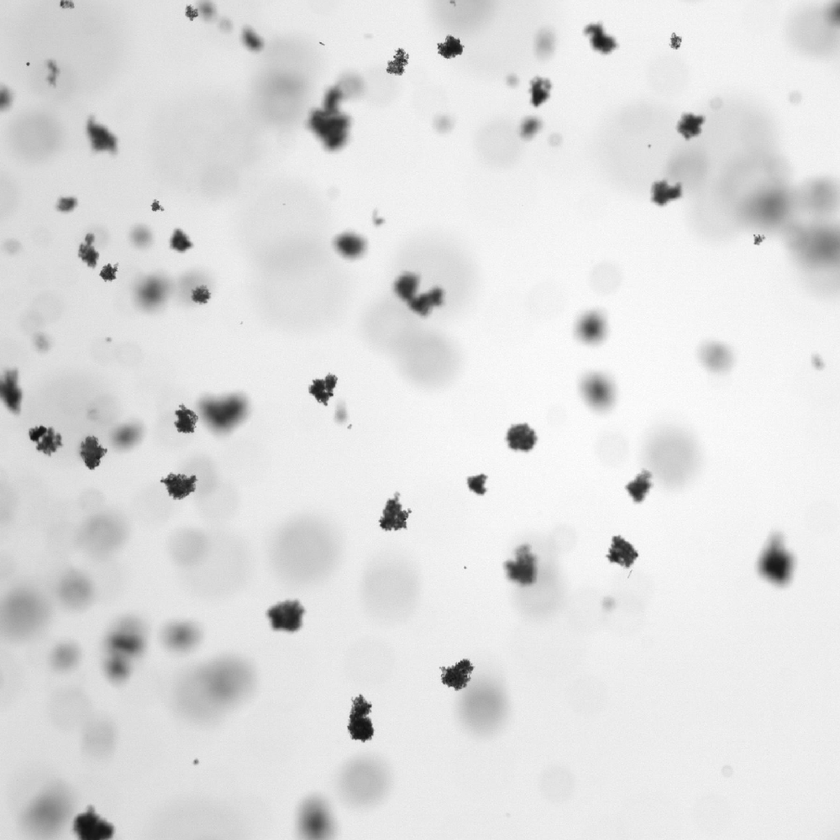
#> input picture safas/data/brightmudflocs.png, 840 x 840 px, shrunk from 1000 x 1000 before the run
$ python imfilter.py   (older library calls are emulated)
#> lines starting #> are read from the running program, lines starting #| are printed output that depends on the picture; after the words box and inside, x2 and y2 are one past the last pixel; in counts of white or black regions, pixels touching at a corner belong together
### safas/data/__init__.py
"""
Load test images.

Note: this is the same loader mechanism used by scikit-image
See: https://github.com/scikit-image/scikit-image/blob/main/skimage/data/__init__.py
"""

# [4 lines of commented-out code are left out]
import pandas as pd

import os
data_dir = os.path.abspath(os.path.dirname(__file__))

__all__ = ['mudflocs']


def _load(f, as_gray=False):
    """Load an image file located in the data directory.

    Args:
        f (str):         File name.
        as_gray (bool):  optional, True if conversion of the image to grayscale is needed.

    Returns:
        (ndarray):       Image loaded from ``safas.data_dir``.
    """
    # importing io is quite slow since it scans all the backends
    # we lazy import it here
    from skimage.io import imread
    return imread(os.path.join(data_dir, f), plugin='pil', as_gray=as_gray)


# [29 lines left out: functions noisy, mudflocs, clayflocs, not called in this run]


def brightmudflocs():
    """fetches brightmudflocs image.

    Returns:
        Gray-level "clayflocs" image. Example image of clay flocs in settling colum.
        Brighter light source w. mean approx. 225 on uint8 scale.
        camera : (1000, 1000, 3) uint8 ndarray
        brightmudflocs image.
    """
    return _load("brightmudflocs.png")
#> in _load, returned value is the input picture: shape (840, 840, 3); min 17, max 255, mean 222.9


# [30 lines left out: functions clearfloc, noisyfloc, por_flocs, not called in this run]

### safas/filters/imfilters_module.py
# -*- coding: utf-8 -*-
"""

filter components that can be used in signal chain

"""

import cv2
from skimage.measure import regionprops
import numpy as np

from safas import data

import matplotlib.pyplot as plt
import matplotlib
matplotlib.use("Qt5Agg")


def focus_filter(labels, img, edge_thresh=30, edge_dist=2, **kwargs):
    """ remove out of focus flocs by combining labels and gradient images """
    grad = cal_grad_img(img, edge_thresh=edge_thresh)
    labels = perim_filter(labels, grad, edge_dist=edge_dist)

    return labels


def perim_filter(labels, grad, edge_dist=5, show=False, **kwargs):
    """ remove out of focus flocs by combining labels and gradient images
    """
    perim = np.zeros_like(labels, dtype=np.uint8)
    perim[labels > 0] = 255
    kernel = np.ones((edge_dist, edge_dist), np.uint8)
    erosion = perim.copy()
    erosion = cv2.erode(erosion, kernel, iterations=1)
    perim -= erosion

    # convet to bool for & operation
    perimb = perim > 0
    gradb = grad > 0

    fmask = perimb & gradb

    # erode flood mask to remove marginally focused
    kernel = np.ones((1, 1), np.uint8)
    fmask_er = fmask.astype(np.uint8).copy() * 255
    fmask_er = cv2.morphologyEx(fmask_er, cv2.MORPH_OPEN, kernel)

    P = regionprops(labels)
    out = np.zeros_like(labels, np.uint8)

    for p in P:
        xy = p.coords
        if fmask_er[xy[:, 0], xy[:, 1]].any():
            out[xy[:, 0], xy[:, 1]] = p.label

    if show:
        f, ax = plt.subplots(1, 3)
        ax[0].imshow(perimb)
        ax[1].imshow(fmask)
        ax[2].imshow(out)

    return out


def cal_grad_img(img, edge_thresh=30):
    # calculate the gradient image
    scale = 1
    delta = 0
    ddepth = cv2.CV_16S

    grad_x = cv2.Sobel(img, ddepth, 1, 0, ksize=3, scale=scale, delta=delta, borderType=cv2.BORDER_DEFAULT)
    grad_y = cv2.Sobel(img, ddepth, 0, 1, ksize=3, scale=scale, delta=delta, borderType=cv2.BORDER_DEFAULT)
    abs_grad_x = cv2.convertScaleAbs(grad_x)
    abs_grad_y = cv2.convertScaleAbs(grad_y)

    grad = cv2.addWeighted(abs_grad_x, 0.5, abs_grad_y, 0.5, 0)
    N, filt = cv2.threshold(grad, edge_thresh, 255, cv2.THRESH_BINARY)
    return filt


def clearedge_filter(labels):
    """ clear objects touching edge """
    x = np.arange(0, labels.shape[1])
    y = np.arange(0, labels.shape[0])

    # values on the edges, these objects will be filled
    vals = np.array(labels[y[0], x])
    vals = np.append(vals, labels[y, x[0]])
    vals = np.append(vals, labels[y, x[-1]])
    vals = np.append(vals, labels[y[-1], x])

    for v in np.unique(vals):
        labels[np.where(labels == v)] = 0
    return labels


def prethresh_filter(img, img_thresh=90, **kwargs):
    """ convert to grayscale, gaussian blur, apply threshold, label
    note: THRESH_BINARY_INV for dark objects in bright field """
    if img.ndim == 3:
        img2 = cv2.cvtColor(img, cv2.COLOR_BGR2GRAY)
    if img.ndim == 2:
        img2 = img.copy()

    img2 = cv2.GaussianBlur(img2, (3, 3), 0)
    ret, thresh = cv2.threshold(img2, img_thresh, 255, cv2.THRESH_BINARY_INV)

    return thresh, img2


def marker_based_watershed(img, thresh, dist_factor=0, **kwargs):
    """ Apply marker based watershed transform the pre-thresholded image
    Refer to: https://docs.opencv.org/3.4/d3/db4/tutorial_py_watershed.html
    dist_factor may be increased from 0 to 1.
    """
    # noise removal
    kernel = np.ones((3, 3), np.uint8)
    opening = cv2.morphologyEx(thresh, cv2.MORPH_OPEN, kernel, iterations=2)
    # sure background area
    sure_bg = cv2.dilate(opening, kernel, iterations=3)
    # Finding sure foreground area
    dist_transform = cv2.distanceTransform(opening, cv2.DIST_L2, 5)
    dist_factor = dist_factor / 100  # note: input as integer, but float used
    ret, sure_fg = cv2.threshold(dist_transform, dist_factor * dist_transform.max(), 255, 0)
    # Finding unknown region
    sure_fg = np.uint8(sure_fg)
    unknown = cv2.subtract(sure_bg, sure_fg)
    # Marker labelling
    ret, labels = cv2.connectedComponents(sure_fg)
    # Add one to all labels so that sure background is not 0, but 1
    labels = labels + 1
    # Now, mark the region of unknown with zero
    labels[unknown == 255] = 0

    if img.ndim == 2:
        img = cv2.cvtColor(img, cv2.COLOR_GRAY2BGR)

    labels = cv2.watershed(img, labels)

    # put background to 0 and -1 edges to 0, for compatibility with other segs
    labels -= 1
    labels[labels == -2] = 0

    return labels


def add_contours(img, labels, contour_color, contour_thickness=1, **kwargs):
    ret, thresh = cv2.threshold(labels.astype(np.uint8), 1, 255, cv2.THRESH_BINARY)
    contours, hierarchy = cv2.findContours(thresh, cv2.RETR_TREE, cv2.CHAIN_APPROX_SIMPLE)
    contourimg = cv2.drawContours(img, contours, -1, contour_color, contour_thickness)

    return contourimg


# [18 lines that do not run on import are left out]

### safas/filters/watershed_focus/imfilter.py
# -*- coding: utf-8 -*-
"""

"watershed" filter

The marker-based watershed algorithm is used

Refer:
    https://docs.opencv.org/3.4/d3/db4/tutorial_py_watershed.html

Note:
* the focus and clear edge filters should be optimized.

"""
# import os
# import time
import numpy as np
# import copy
# import cv2
import matplotlib.pyplot as plt
from safas import data

from safas.filters.imfilters_module import (marker_based_watershed,
                                            prethresh_filter,
                                            clearedge_filter,
                                            focus_filter,
                                            add_contours)

# 2 dict to setup the GUI control
#   values are: [type, [MIN, MAX, DEFAULT]]
define_args = {'img_thresh': [np.int, [0, 255, 120]],
               'edge_thresh': [np.int, [0, 255, 120]],
               'edge_distance': [np.int, [0, 9, 1]],
               'dist_factor': [np.int, [0, 100, 50]],
               'apply_focus_filter': [np.bool, [True, False, True]],
               'apply_clearedge_filter': [np.bool, [True, False, True]],
               'contour_thickness': [np.int, [1, 4, 1]]}


# 3 must have a setup function. keep pattern as some filters require setup.
def setup():
    return None


def imfilter(src,
             img_thresh=100,
             edge_thresh=40,
             edge_distance=2,
             dist_factor=50,
             apply_focus_filter=True,
             apply_clearedge_filter=True,
             contour_color=(0, 255, 0),
             contour_thickness=1,
             **kwargs):

    # apply a threshold value to convert grayscale image to binary image
    thresh, gray = prethresh_filter(src, img_thresh)
#> in prethresh_filter, `ret, thresh = cv2.threshold(img2, img_thresh, 255, cv2.THRESH_BINARY_I..`:
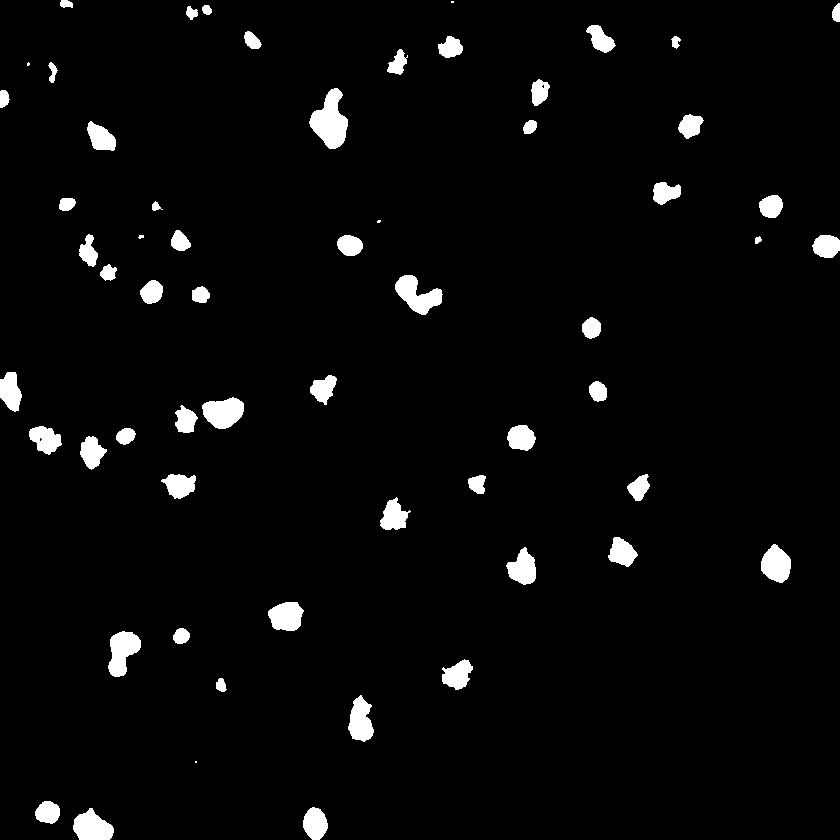
#> thresh: shape (840, 840); 3.4% white; 60 white regions (5 under 20 px), largest, box (x1, y1, x2, y2) and area: (309, 88, 348, 149) 1406, (395, 275, 443, 315) 1012, (108, 631, 141, 677) 967
#> in prethresh_filter, `ret, thresh = cv2.threshold(img2, img_thresh, 255, cv2.THRESH_BINARY_I..`: ret = 150
    # watershed transform (on color or 3-channel gray)
    labels = marker_based_watershed(src.copy(),
                                    thresh,
                                    dist_factor=dist_factor)
#> in marker_based_watershed, `opening = cv2.morphologyEx(thresh, cv2.MORPH_OPEN, kernel, iterations=2)`: opening: shape (840, 840); 3.3% white; 56 white regions, largest, box (x1, y1, x2, y2) and area: (310, 89, 348, 149) 1397, (395, 275, 442, 315) 1009, (109, 632, 141, 677) 960
#> in marker_based_watershed, `sure_bg = cv2.dilate(opening, kernel, iterations=3)`: sure_bg: shape (840, 840); 5.7% white; 53 white regions, largest, box (x1, y1, x2, y2) and area: (307, 86, 351, 152) 2045, (392, 272, 445, 318) 1614, (106, 629, 144, 680) 1476
#> in marker_based_watershed, `ret, sure_fg = cv2.threshold(dist_transform, dist_factor * dist_transf..`: ret = 0.0839
#> in marker_based_watershed, `unknown = cv2.subtract(sure_bg, sure_fg)`: unknown: shape (840, 840); 2.4% white; 54 white regions (1 under 20 px), largest, box (x1, y1, x2, y2) and area: (307, 86, 351, 152) 648, (392, 272, 445, 318) 605, (77, 232, 118, 283) 541
#> in marker_based_watershed, `ret, labels = cv2.connectedComponents(sure_fg)`: labels: shape (840, 840) int32; 57 distinct labels, from 0 to 56
#> in marker_based_watershed, `ret, labels = cv2.connectedComponents(sure_fg)`: ret = 57
#> in marker_based_watershed, `labels = labels + 1`:
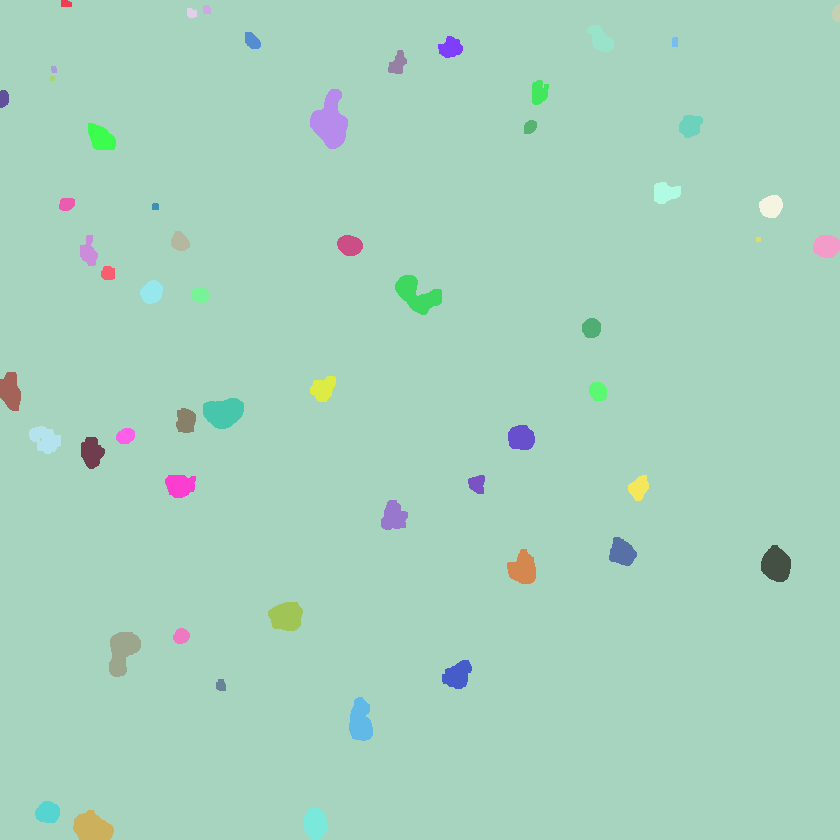
#> labels: shape (840, 840) int32; 57 distinct labels, from 1 to 57; one colour per label, 0 black
#> in marker_based_watershed, `labels = cv2.watershed(img, labels)`:
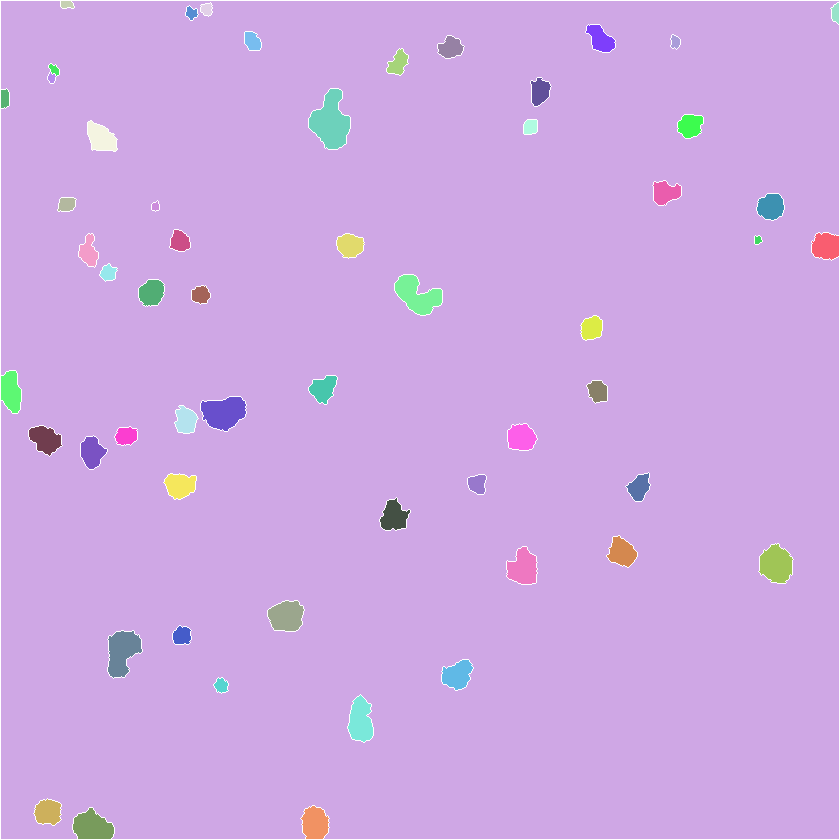
#> labels: shape (840, 840) int32; 58 distinct labels, from -1 to 57; one colour per label, 0 black, -1 white
#> in marker_based_watershed, `labels[labels == -2] = 0`:
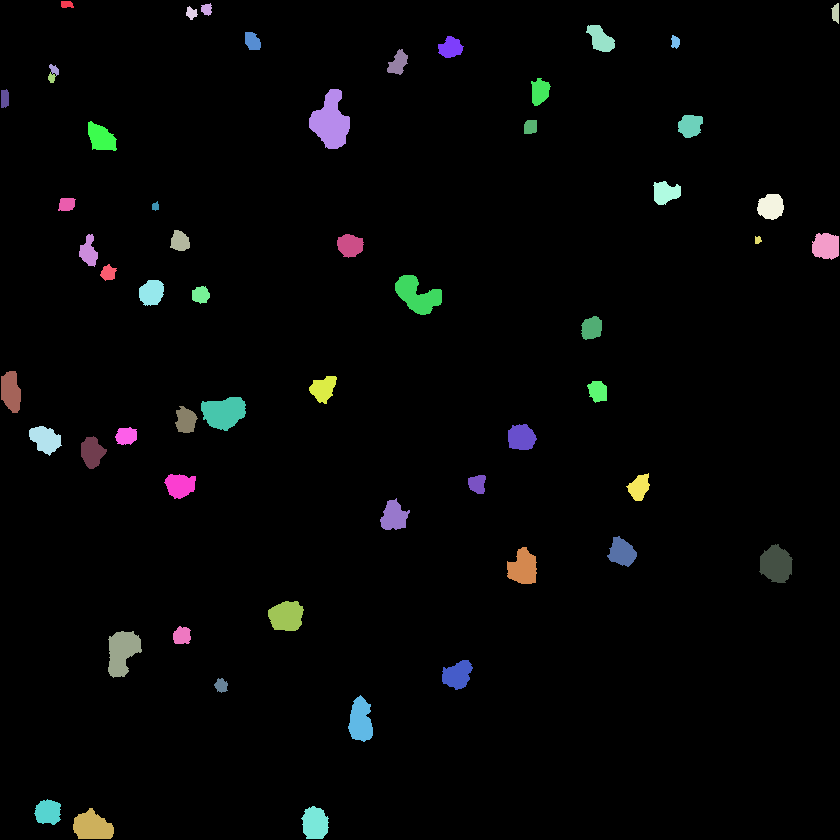
#> labels: shape (840, 840) int32; 57 distinct labels, from 0 to 56; one colour per label, 0 black

    if apply_focus_filter:
        labels = focus_filter(labels, gray, edge_thresh)
#> in cal_grad_img, `grad_y = cv2.Sobel(img, ddepth, 0, 1, ksize=3, scale=scale, delta=delt..`:
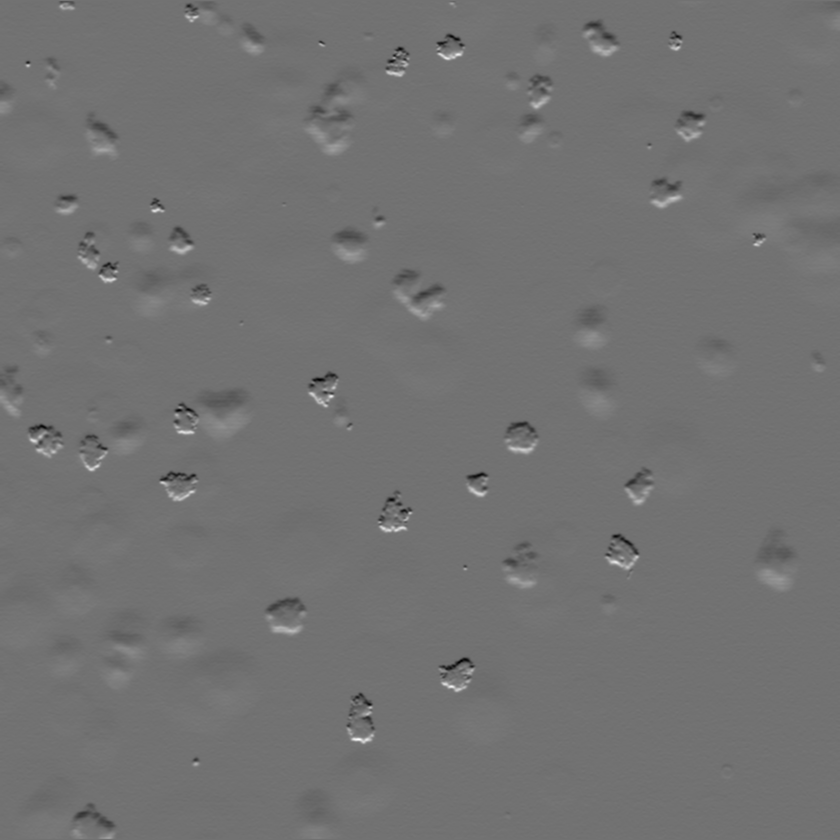
#> grad_y: shape (840, 840) int16; min -419, max 517, mean -0.1; drawn with min black and max white
#> in cal_grad_img, `N, filt = cv2.threshold(grad, edge_thresh, 255, cv2.THRESH_BINARY)`: filt: shape (840, 840); 7.4% white; 245 white regions (146 under 20 px), largest, box (x1, y1, x2, y2) and area: (172, 389, 254, 439) 2733, (302, 71, 365, 155) 2418, (99, 616, 150, 689) 2038
#> in cal_grad_img, `N, filt = cv2.threshold(grad, edge_thresh, 255, cv2.THRESH_BINARY)`: N = 20
#> in perim_filter, `fmask = perimb & gradb`: fmask: shape (840, 840) bool; 0.38% white in thin lines or dots
#> in perim_filter, `fmask_er = fmask.astype(np.uint8).copy() * 255`: fmask_er: shape (840, 840); 0.38% white in thin lines or dots
#> in perim_filter, `P = regionprops(labels)`: P = 56 regions; largest, box (x1, y1, x2, y2) and area: (309, 89, 350, 149) 1519, (201, 397, 246, 431) 1105, (108, 631, 142, 678) 1078, (395, 275, 442, 315) 1077, (759, 544, 793, 583) 953
#> the loop in perim_filter, `for p in P:` made 56 passes

    if apply_clearedge_filter:
        labels = clearedge_filter(labels)
#> in clearedge_filter, `vals = np.array(labels[y[0], x])`: vals = 840 values from 0 to 0
#> in clearedge_filter, `vals = np.append(vals, labels[y, x[0]])`: vals = 1680 values from 0 to 0
#> in clearedge_filter, `vals = np.append(vals, labels[y, x[-1]])`: vals = 2520 values from 0 to 0
#> in clearedge_filter, `vals = np.append(vals, labels[y[-1], x])`: vals = 3360 values from 0 to 0
#> the loop in clearedge_filter, `for v in np.unique(vals):` made 1 pass

    contour_img = add_contours(src.copy(), labels,
                               contour_color=contour_color,
                               contour_thickness=contour_thickness)
#> in add_contours, `ret, thresh = cv2.threshold(labels.astype(np.uint8), 1, 255, cv2.THRES..`:
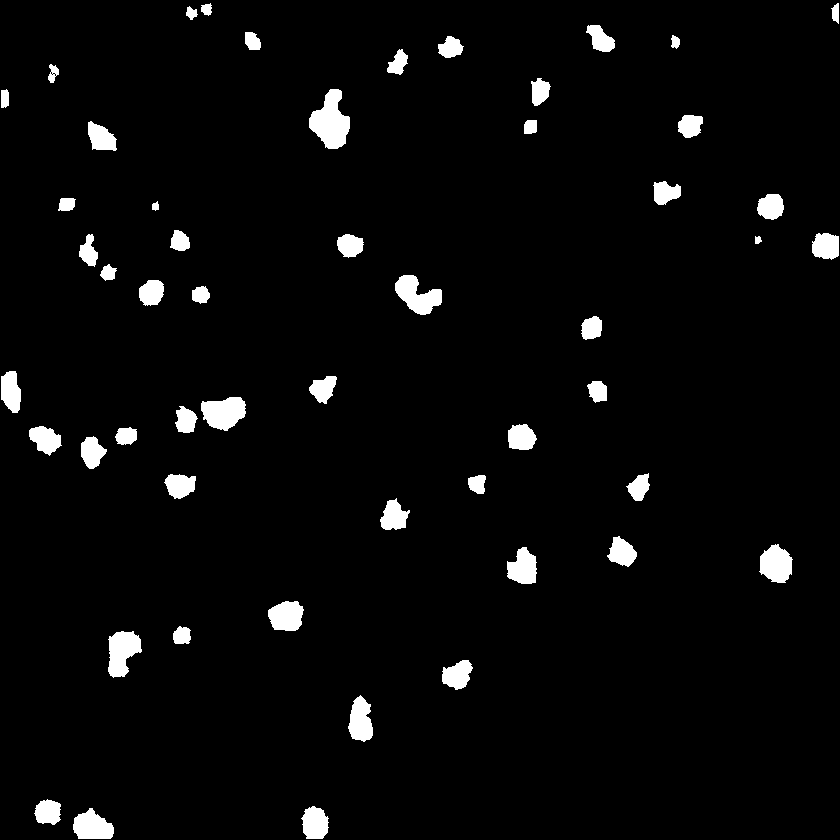
#> thresh: shape (840, 840); 3.7% white; 53 white regions
#> in add_contours, `contours, hierarchy = cv2.findContours(thresh, cv2.RETR_TREE, cv2.CHAI..`: contours = 57 contours, 4 with area under 20; largest, box (x1, y1, x2, y2) and area: (309, 89, 350, 149) 1440, (201, 397, 246, 431) 1042, (108, 631, 142, 678) 1010, (395, 275, 442, 315) 1006, (759, 544, 793, 583) 897

    return labels, contour_img


if __name__ == '__main__':
    params = {'img_thresh': 150,
              'edge_thresh': 20,
              'edge_distance': 1,
              'apply_focus_filter': True,
              'apply_clearedge_filter': True,
              'dist_factor': 0.5,
              }

    img = data.brightmudflocs()
    labels, contour_img = imfilter(img, **params)
    f, ax = plt.subplots(1, 2, dpi=250)
    ax[0].imshow(labels)
    ax[1].imshow(contour_img)
    plt.show()
